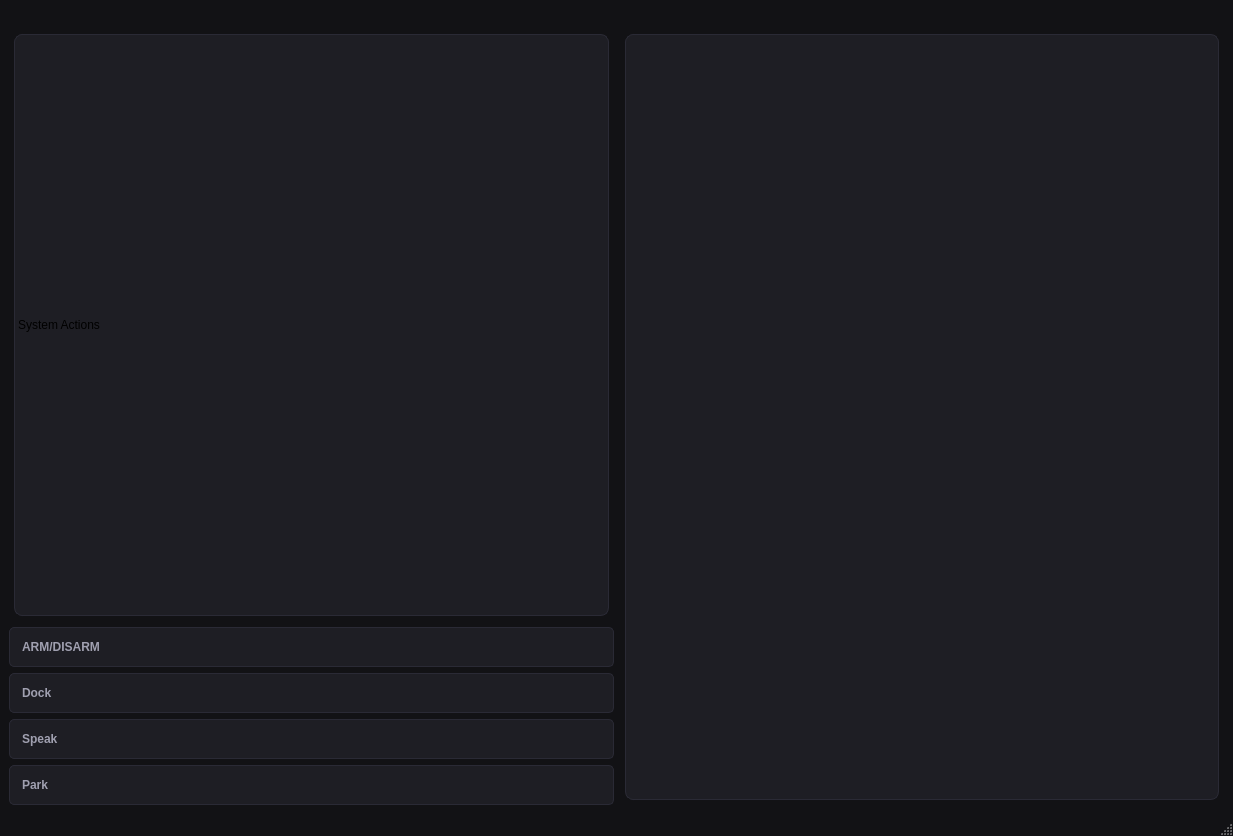
<?xml version="1.0" encoding="UTF-8"?>
<ui version="4.0">
 <class>MainWindow</class>
 <widget class="QMainWindow" name="MainWindow">
  <property name="geometry">
   <rect>
    <x>0</x>
    <y>0</y>
    <width>1233</width>
    <height>836</height>
   </rect>
  </property>
  <property name="minimumSize">
   <size>
    <width>0</width>
    <height>754</height>
   </size>
  </property>
  <property name="cursor">
   <cursorShape>CrossCursor</cursorShape>
  </property>
  <property name="windowTitle">
   <string>MainWindow</string>
  </property>
  <property name="styleSheet">
   <string notr="true">/* ========================================================= */
/* 1. GLOBAL UI &amp; FONTS                                      */
/* ========================================================= */

QMainWindow {
    background-color: #121215; /* Dark charcoal background */
    font-family: 'Consolas', 'Monaco', monospace; /* Technical font */
    font-size: 14px;
    color: #a0a0b0; /* Muted primary text */
}

QWidget {
    outline: none; /* Removes focus border on widgets */
}

QLabel {
    background: transparent;
}


/* ========================================================= */
/* 2. THE CENTRAL VIDEO HUB (THE BIG ONE)                    */
/* ========================================================= */

/* Main label holding the video feed */
#lbl_video_feed {
    background-color: #000000; /* Black box to frame video */
    border: 1px solid #2a2a35; /* Subtle border */
    border-radius: 5px;
}

/* * HUD OVERLAYS (Transparent labels placed on top of video)
 * Example names: HUD_Alt, HUD_Vel, HUD_Compass, HUD_Alert
*/
QLabel[objectName^=&quot;HUD_&quot;] {
    background-color: rgba(20, 20, 30, 150); /* Semitransparent dark */
    color: #4fd1c5; /* Neon Cyan text for HUD data */
    padding: 5px 10px;
    border-radius: 3px;
    font-weight: bold;
}

/* The special Red Alert box at bottom-center of video */
QLabel#HUD_Alert_Window {
    color: #ffffff;
    background-color: rgba(180, 20, 30, 200); /* Bright red, mostly opaque */
    font-size: 16px;
    font-weight: bold;
    border: 2px solid #ef5350;
    padding: 15px;
}


/* ========================================================= */
/* 3. CONTAINERS (Cards/Panels)                              */
/* ========================================================= */

/* Style for frames acting as containers (Sidebars, Cards) */
QFrame {
    background-color: #1e1e24; /* Lighter dark background for cards */
    border: 1px solid #2a2a35; /* Card edges */
    border-radius: 8px;
    margin: 5px;
}

/* Header text inside a card */
QFrame QLabel[objectName$=&quot;_header&quot;] {
    font-size: 11px;
    font-weight: bold;
    color: #6a6a75; /* Subdued header text */
    background: transparent;
    border: none;
    text-transform: uppercase;
}


/* ========================================================= */
/* 4. BUTTONS &amp; COMMANDS                                     */
/* ========================================================= */

/* Standard tactical button (Sidebars) */
QPushButton {
    background-color: #1e1e24; /* Muted button color */
    color: #a0a0b0;
    border: 1px solid #2a2a35;
    border-radius: 5px;
    padding: 12px;
    font-weight: bold;
    text-align: left; /* Keep icons on left, text next to it */
}

/* Hover effect */
QPushButton:hover {
    background-color: #2a2a35;
    border: 1px solid #4fd1c5; /* Cyan neon glow border */
    color: #ffffff;
}

/* Pressed/Active state */
QPushButton:pressed {
    background-color: #121215;
    border: 1px solid #ffffff;
}

/* CRITICAL: ARM BUTTON (Targeting specific objectName) */
QPushButton#btn_arm {
    background-color: rgba(210, 30, 30, 50); /* Subdued red */
    color: #ef5350; /* Base red text */
    border: 1px solid #662222;
    text-align: center;
}

QPushButton#btn_arm:hover {
    background-color: #ef5350; /* Bright red hover */
    border: 1px solid #ff9999;
    color: #ffffff;
}

/* ACTION: DOCKING BUTTON (Targeting specific objectName) */
QPushButton#btn_docking {
    background-color: rgba(20, 160, 160, 50); /* Subdued cyan */
    color: #4fd1c5; /* Base cyan text */
    border: 1px solid #2a6a6a;
    text-align: center;
}

QPushButton#btn_docking:hover {
    background-color: #4fd1c5; /* Bright cyan hover */
    border: 1px solid #80ffff;
    color: #ffffff;
}


/* ========================================================= */
/* 5. INPUTS &amp; LOG CONSOLE                                   */
/* ========================================================= */

/* Log Menu Console / SSH Input */
QTextEdit, QLineEdit {
    background-color: #0c0c0e; /* Deep black background */
    color: #4fd1c5; /* Bright cyan console text */
    border: 1px solid #2a2a35;
    border-radius: 5px;
    padding: 10px;
}

QTextEdit:focus, QLineEdit:focus {
    border: 1px solid #ffffff;
}


/* ========================================================= */
/* 6. TELEMETRY VISUALIZATIONS (Linear Bars)                 */
/* ========================================================= */

/* Horizontal Progress Bars (Drone Draw, Claw Draw, Battery) */
QProgressBar {
    border: none;
    border-radius: 3px;
    background-color: #121215; /* Groove color */
    text-align: right;
    margin: 5px 0px;
    font-size: 10px;
    color: transparent; /* Hide text if you want, or make it cyan */
}

/* Style the progress chunk */
QProgressBar::chunk {
    background-color: #4fd1c5; /* Cyan neon fill */
    border-radius: 3px;
}</string>
  </property>
  <widget class="QWidget" name="centralwidget">
   <layout class="QGridLayout" name="gridLayout">
    <item row="0" column="1">
     <layout class="QHBoxLayout" name="horizontalLayout"/>
    </item>
    <item row="1" column="2">
     <layout class="QVBoxLayout" name="verticalLayout_2"/>
    </item>
    <item row="0" column="0">
     <spacer name="horizontalSpacer">
      <property name="orientation">
       <enum>Qt::Horizontal</enum>
      </property>
      <property name="sizeHint" stdset="0">
       <size>
        <width>40</width>
        <height>20</height>
       </size>
      </property>
     </spacer>
    </item>
    <item row="1" column="1">
     <widget class="QGraphicsView" name="videoFeed">
      <property name="cursor" stdset="0">
       <cursorShape>CrossCursor</cursorShape>
      </property>
      <property name="mouseTracking">
       <bool>true</bool>
      </property>
     </widget>
    </item>
    <item row="1" column="0">
     <layout class="QVBoxLayout" name="verticalLayout">
      <item>
       <widget class="QLabel" name="label">
        <property name="text">
         <string>System Actions</string>
        </property>
       </widget>
      </item>
      <item>
       <widget class="QPushButton" name="pushButton_3">
        <property name="text">
         <string>ARM/DISARM</string>
        </property>
       </widget>
      </item>
      <item>
       <widget class="QPushButton" name="pushButton_2">
        <property name="text">
         <string>Dock </string>
        </property>
       </widget>
      </item>
      <item>
       <widget class="QPushButton" name="pushButton">
        <property name="text">
         <string>Speak</string>
        </property>
       </widget>
      </item>
      <item>
       <widget class="QPushButton" name="pushButton_4">
        <property name="text">
         <string>Park</string>
        </property>
       </widget>
      </item>
     </layout>
    </item>
   </layout>
  </widget>
  <widget class="QStatusBar" name="statusbar"/>
 </widget>
 <resources/>
 <connections/>
</ui>
